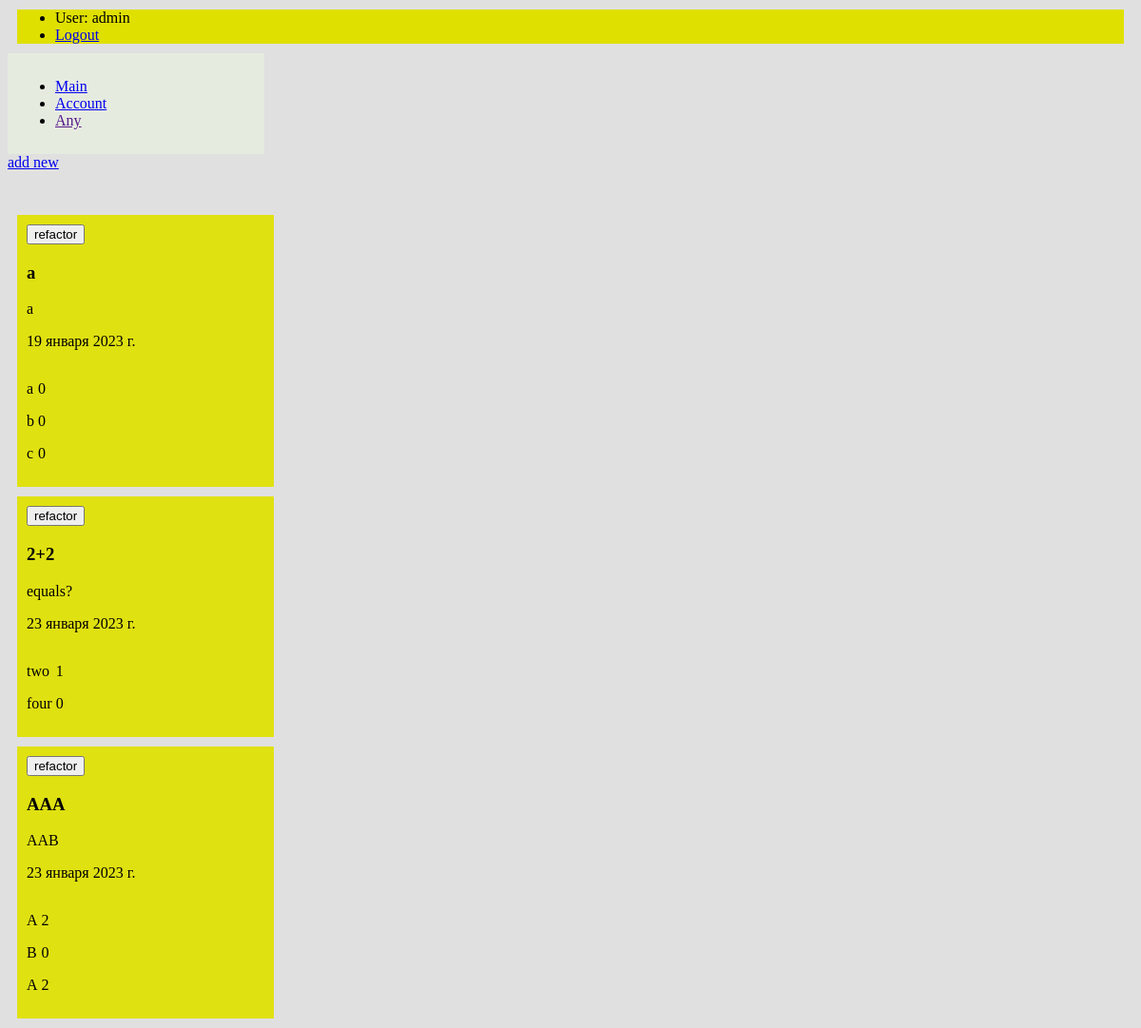
/accounts/profile/myVotes (signed in), run on an earlier commit of the app's database.
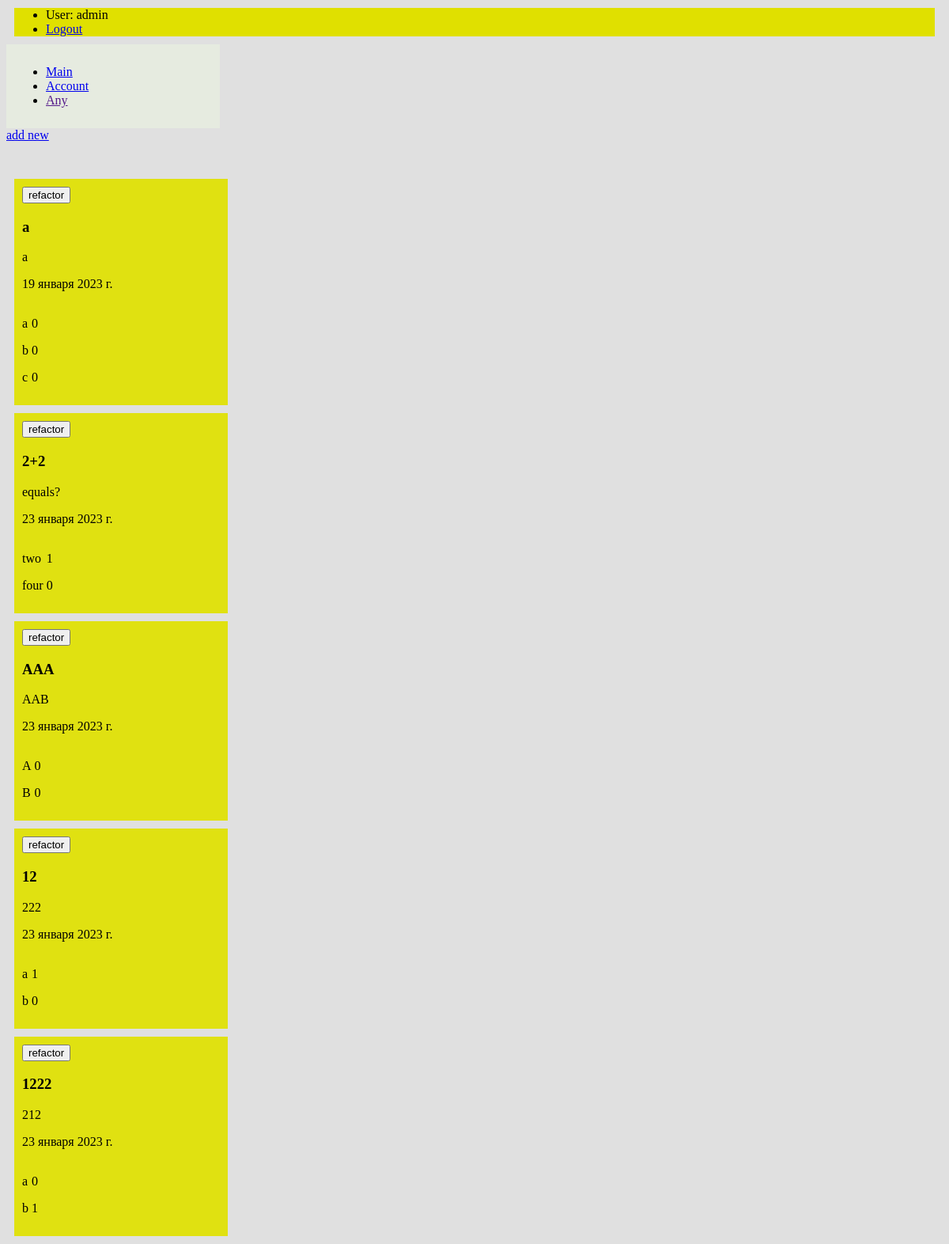
And on a later commit of the database.
### main/models.py (models this page shows, shortened)
class Votes(models.Model):
    title = models.CharField('Название', max_length=250)
    text = models.TextField('Текст')
    ansvers = models.CharField('Варианты ответов', max_length=500)
    date = models.DateField('Дата',blank=True)
    class Meta:
        verbose_name = "Vote"
        verbose_name_plural = "Votes"

### main/views.py (the view)
# urls.py: path('accounts/profile/myVotes', views.myVotes, name='myVotes'),
def myVotes(request):
    if request.method == "POST":
        logger.error(str(request.POST)+ "s-----------------------------------------------------------------------1")
        if request.POST['ref_id']=='none':
            return HttpResponse(refactor(request))
        elif request.POST['ref_id']=='delete':
            logger.error(
            str(request.POST) + "s-----------------------------------------------------------------------3")
            id = request.POST['id']
            Vote = Votes.objects.get(pk=id)
            Vote.delete()
            usname = request.POST['username']
            user = User.objects.get(username=usname)
            crVotes = str(user.profile.createdVotes)
            crVotesArr=[]
            hstr=''
            for ch in crVotes:
                if(ch==','):
                    crVotesArr.append(hstr)
                    hstr=''
                else:
                    hstr+=ch
            if id in crVotesArr:
                logger.error(str(request.POST) + "s-----------------------------------------------------------------------4")
                crVotesArr.remove(id)
            crVotes=''
            for el in crVotesArr:
                logger.error(str(el))
                crVotes += str(el) +','
            user.profile.createdVotes = ''
            logger.error(crVotes)
            user.profile.createdVotes = crVotes
            user.profile.save()
            return HttpResponse("<p>deleted</p> <a href = 'myVotes'>back</a>")
        else:
            logger.error(str(request.POST) + "s-----------------------------------------------------------------------2")
            logger.error(request.POST)
            id = request.POST['ref_id']
            Vote = Votes.objects.get(pk=id)
            date = str(Vote.date)
            ansv = request.POST['ansvers']
            logger.error(ansv)
            strOfAns = ''
            strOfAns += "'"
            for ch in ansv:
                if (ch != ','):
                    strOfAns += ch
                else:
                    strOfAns += "'"
                    strOfAns += ":'0';'"
            strOfAns += "'"
            strOfAns += ":'0';'"
            strOfAns = strOfAns[0:len(strOfAns) - 1]
            toForm = {
                     'csrfmiddlewaretoken': request.POST['csrfmiddlewaretoken'],
                     'title':request.POST['title'],
                     'text':request.POST['text'],
                     'ansvers': strOfAns,
                     'date': date
                 }
            Vote.title = toForm['title']
            Vote.text = toForm['text']
            Vote.ansvers = toForm['ansvers']
            Vote.date = toForm['date']
            Vote.save()
            request.method = 'GET'
            myVotes(request)
            return HttpResponse(refactor(request))
    else:
        content = {
            'none': False,
            'data':[],
            'answers': [],
            'values_ans': [],
        }
        i = 0
        username = request.user.username
        user = User.objects.get(username=username)
        usVotes = str(user.profile.createdVotes)
        createdVotesIds = []
        if usVotes != 'none':
            usVotesId = ''
            for ch in usVotes:
                if ch != ',':
                    usVotesId += ch
                else:
                    createdVotesIds.append(int(usVotesId))
                    usVotesId = ''
        else:
            content['none']=True
        for el in createdVotesIds:
            content['data'].append(Votes.objects.get(pk=el))
        for el in content['data']:
            strOfAns = el.ansvers
            dicts = []
            anses = []
            counts = []
            s = ''
            inte = ''
            dicts.append(el.id)
            for ch in range(0, len(strOfAns)):
                if strOfAns[ch].isdigit():
                    inte += strOfAns[ch]
                elif strOfAns[ch].isalpha():
                    s += strOfAns[ch]
                elif strOfAns[ch] == ';':
                    counts.append(inte)
                    inte = ''
                    dicts.append(dict.fromkeys(anses, counts))
                    counts = []
                    anses = []
                elif strOfAns[ch] == ':':
                    anses.append(s)
                    s = ''
            content['answers'].append(dicts)
        con = content['answers']
        for var in con:
            dicts = []
            dicts.append(var[0])
            for el in range(1, len(var)):
                for key, value in var[el].items():
                    dicts.append(value)
            content['values_ans'].append(dicts)
        return render(request, 'registration/myVotes.html',content)

### templates/registration/myVotes.html (shortened to what this page needs)
{% extends "layout.html" %}
{% block content %}
<a href ="{% url 'createVote'%}" >add new</a>
 <br>
 <br>
 <br>
{%if none != true %}
{%for el in data %}
<article>
   <form method="post", name="id", value="{{el.id}}">
<a href="{% url 'refact' %}"><button type="submit">refactor</button></a>
</form>
<h3>{{el.title}}</h3>
<p>{{el.text}}</p>
<p>{{el.date}}</p>
{% if user.is_authenticated %}
    <div>
    <div class="exa">
    {% for ans in answers %}
        {% for punkt in ans %}
            {%if el.id == punkt %}
                {% for punkt in ans %}
                    {%if el.id != punkt %}
                        {%for key in punkt%}
                         <p>{{key}}</p>
                        {%endfor%}
                    {%endif%}
                {%endfor%}
            {%endif%}
        {%endfor%}
    {%endfor%}
    </div>
    <div class="exa">
{% for ans in values_ans %}
        {% for punkt in ans %}
            {%if el.id == punkt %}
                {% for punkt in ans %}
                    {%if el.id != punkt %}
                        {%for key in punkt%}
                            <p>{{key}}</p>
                        {%endfor%}
                    {%endif%}
                {%endfor%}
            {%endif%}
        {%endfor%}
{%endfor%}
    </div>
    </div>
  {% else %}
    <a href="{% url 'login'%}?next={{request.path}}">Please login</a>
  {% endif %}
</article>
{%endfor%}
{%endif%}
{% endblock %}

### templates/layout.html (shortened to what this page needs)
{%load static%}
<!DOCTYPE html>
<html lang="en">
<head>
    <link rel = 'stylesheet' href = "{%static 'style/style.css'%}">
</head>
<body>
<ul class="sidebar-nav">
   {% if user.is_authenticated %}
     <li>User: {{ user.get_username }}</li>
     <li><a href="{% url 'logout'%}?next={{request.path}}">Logout</a></li>
   {% else %}
     <li>Hello, Guest!</li>
     <li><a href="{% url 'login'%}?next={{request.path}}">Login</a></li>
    <li><a href="{% url 'reg'%}?next={{request.path}}">REG</a></li>
   {% endif %}
</ul>
<nav>
<ul>
    <li><a href="{%url 'main' %}">Main</a></li>
    <li><a href="{%url 'profile'%}">Account</a></li>
    <li><a href="">Any</a></li>
</ul>
</nav>
{%block content%}
{%endblock%}
</body>
</html>

### static/style/style.css (style rules this page uses)
nav { padding: 10px; width : 250px; background : #e6ebe0; }
body { background : #e0e0e0; }
article { width : 250px; background : #e0e111; margin: 10px; padding: 10px; }
.sidebar-nav { background : #e0e000; margin: 10px; }

### templates/registration/myVotes.html (style rules this page uses)
.exa { display: inline-block; }

What changed in the data, as far as the page shows it:
added Votes: {{ el.id }} 33 (drawn), title "12", text "222", date "23 января 2023 г.", punkt "a" "b", punkt "1" "0"
added Votes: {{ el.id }} 34 (drawn), title "1222", text "212", date "23 января 2023 г.", punkt "a" "b", punkt "0" "1"
Also different on the page:
list line gone: "2 2"
new list line: "0"
list line gone: "A"
